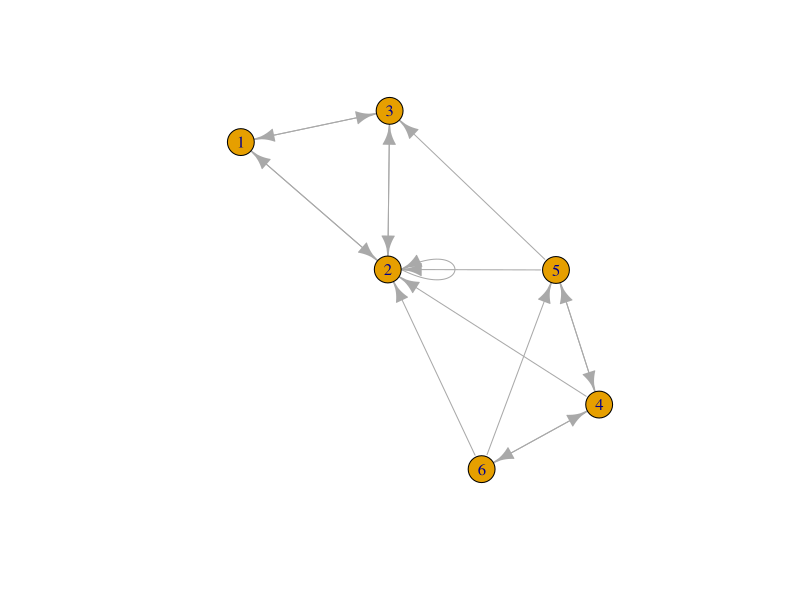

This figure's R source:
library(igraph)
A=matrix(c(0,1/2,1/2,0,0,0,1/6,1/6,1/6,1/6,1/6,1/6,1/3,1/3,0,0,1/3,0,0,0,0,0,1/2,1/2,0,0,0, 1/2,0,1/2,0,0,0,1,0,0),nrow=6)
graph1=graph.adjacency(A,weighted = "True" ,mode = "directed")
plot(graph1)